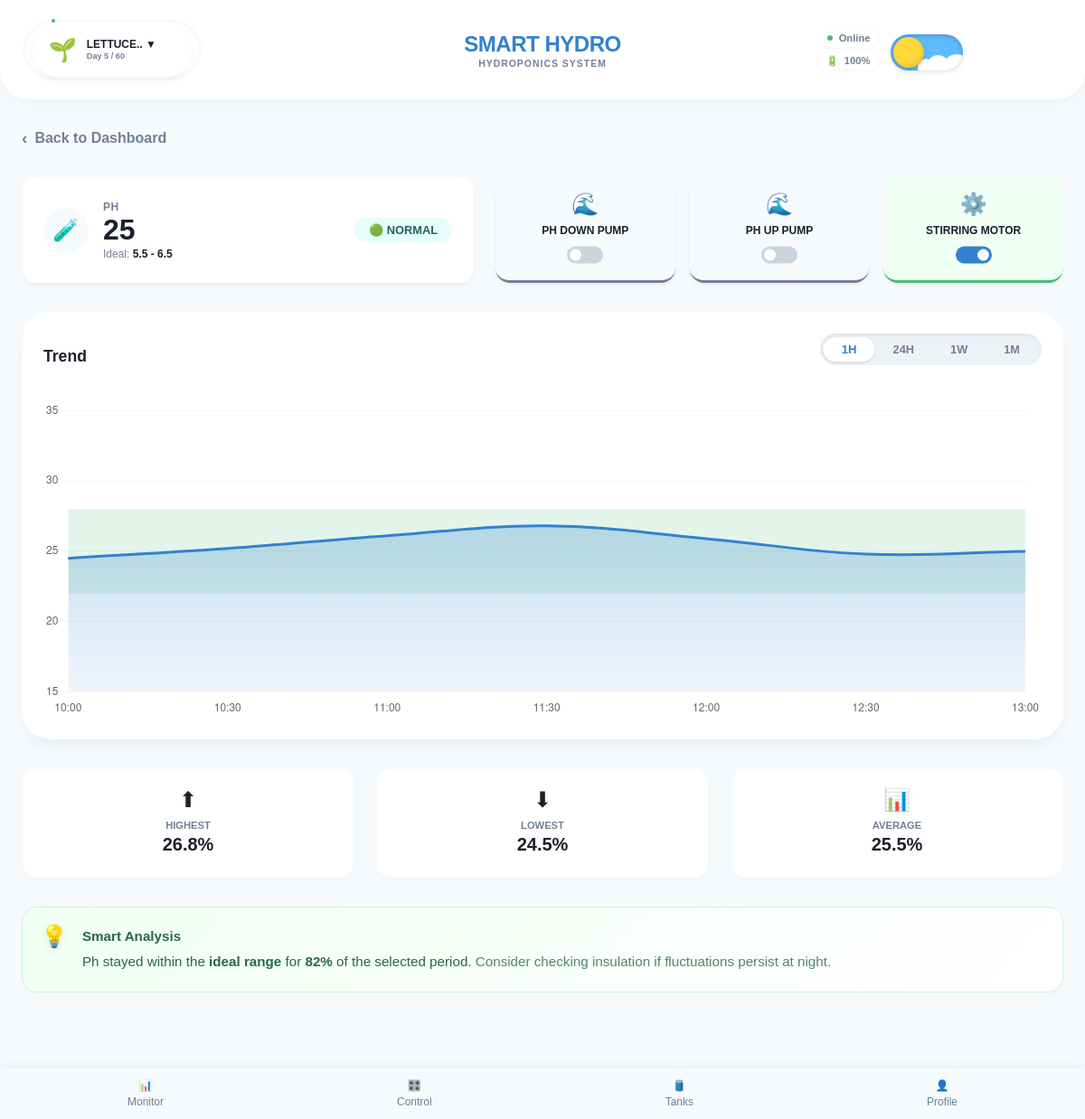
The app's page /graph/ph (signed in), older data.
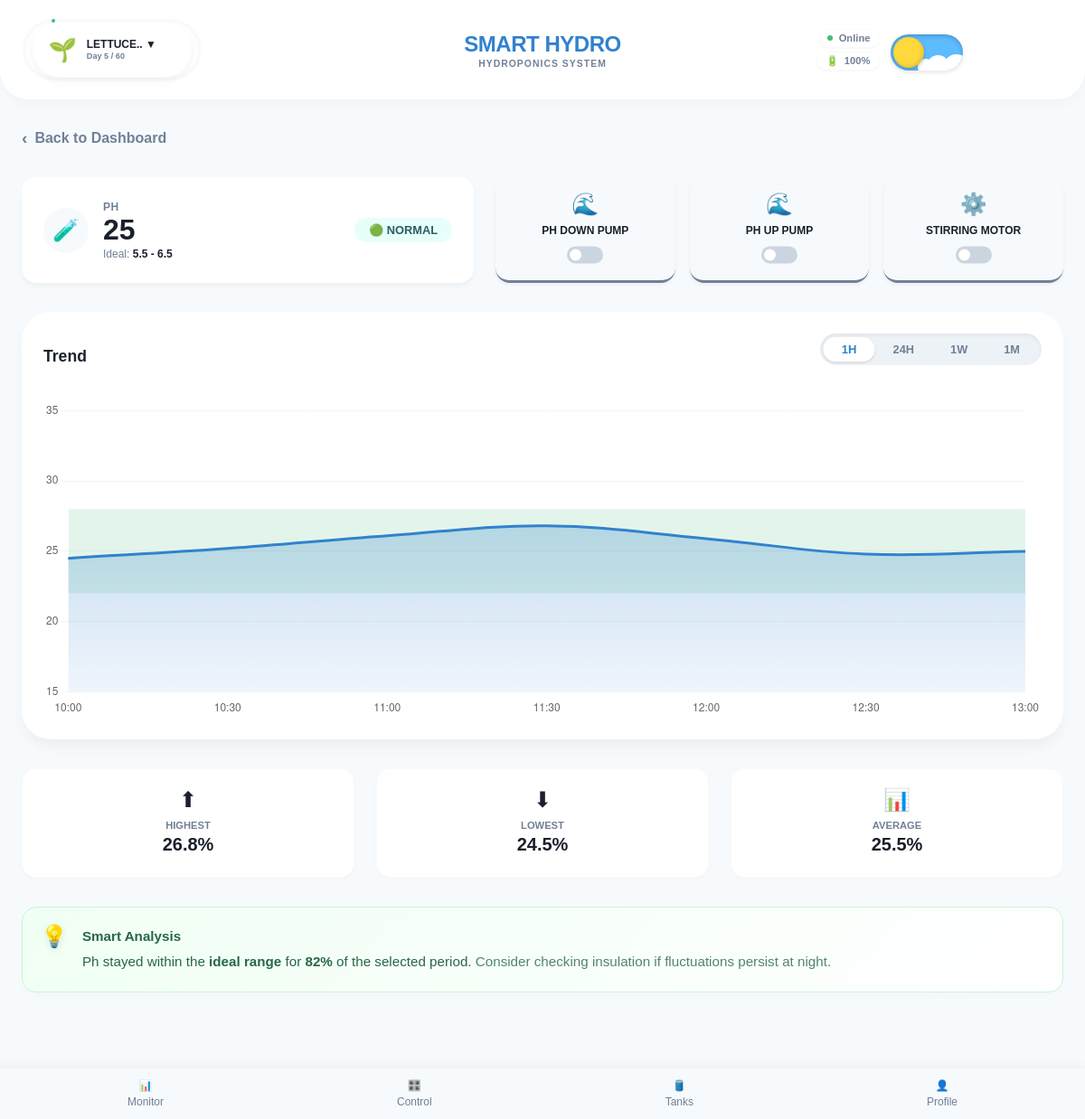
The same page, newer data.
### models.py (models this page shows)
class ControlStatus(db.Model):
    id = db.Column(db.Integer, primary_key=True)
    name = db.Column(db.String(50), unique=True, nullable=False) # e.g., 'n_pump', 'grow_light'
    is_on = db.Column(db.Boolean, default=False)
    settings = db.Column(db.JSON, nullable=True) # Store intensity, spectrum for lights

### routes/views.py (the view)
@views.route('/graph/<sensor_type>')
@login_required
def graph(sensor_type):
    plant = Plant.query.first()
    control_map = {
        'temperature': ['environmental_fans', 'cpu_fans'],
        'humidity': ['environmental_fans'],
        'ph': ['ph_up_pump', 'ph_down_pump', 'circulation_pump', 'stirring_motor'],
        'tds': ['n_pump', 'p_pump', 'k_pump', 'circulation_pump', 'stirring_motor'],
        'n': ['n_pump', 'stirring_motor'],
        'p': ['p_pump', 'stirring_motor'],
        'k': ['k_pump', 'stirring_motor'],
        'light': ['grow_light'],
        'oxygen': ['oxygen_motor'],
        'cpu_temp': ['cpu_fans'],
        'water_level': ['main_tank'] # Assuming main tank refill logic relates to water level
    }
    valid_controls = control_map.get(sensor_type, [])
    if valid_controls:
        controls = ControlStatus.query.filter(ControlStatus.name.in_(valid_controls)).all()
    else:
        controls = []
    return render_template('graph.html', user=current_user, sensor_type=sensor_type, plant=plant, controls=controls)

### templates/graph.html (shortened to what the changed rows need)
{% extends "base.html" %}
{% block content %}
<div class="animate-slide-up">
    <div class="summary-control-container">
        <div class="related-controls-group">
            {% set ns = namespace(found=false) %}
            {% for control in controls %}
            {% set show = False %}
            {% if 'temp' in sensor_type and 'fan' in control.name %}{% set show = True %}{% endif %}
            {% if 'humid' in sensor_type and ('fan' in control.name or 'humid' in control.name) %}{% set show = True
            %}{% endif %}
            {% if 'ph' in sensor_type and ('ph' in control.name or 'stir' in control.name or 'motor' in
            control.name) %}{% set show = True %}{% endif %}
            {% if sensor_type == 'n' and ('n_motor' in control.name or 'n_pump' in control.name or 'stir' in
            control.name) %}{% set show = True %}{% endif %}
            {% if sensor_type == 'p' and ('p_motor' in control.name or 'p_pump' in control.name or 'stir' in
            control.name) %}{% set show = True %}{% endif %}
            {% if sensor_type == 'k' and ('k_motor' in control.name or 'k_pump' in control.name or 'stir' in
            control.name) %}{% set show = True %}{% endif %}
            {% if 'ec' in sensor_type and ('nutrient' in control.name or 'dose' in control.name or 'pump' in
            control.name or 'stir' in control.name) %}{% set show = True %}{% endif %}
            {% if show %}
            {% set ns.found = true %}
            <div class="control-mini-card {{ 'active' if control.is_on else 'inactive' }}"
                id="mini-card-{{ control.name }}">
                <div class="control-icon">
                    {% if 'fan' in control.name %}💨{% elif 'pump' in control.name %}🌊{% elif 'light' in
                    control.name %}💡{% else %}⚙️{% endif %}
                </div>
                <div class="control-name">{{ control.name|replace('_', ' ')|title }}</div>
                <label class="switch control-toggle">
                    <span class="slider round"></span>
                </label>
            </div>
            {% endif %}
            {% endfor %}
        </div>
    </div>
</div>
{% endblock %}

Row changes from the older to the newer data that the page shows:
changed ControlStatus "STIRRING MOTOR": is_on True → False (drawn)
